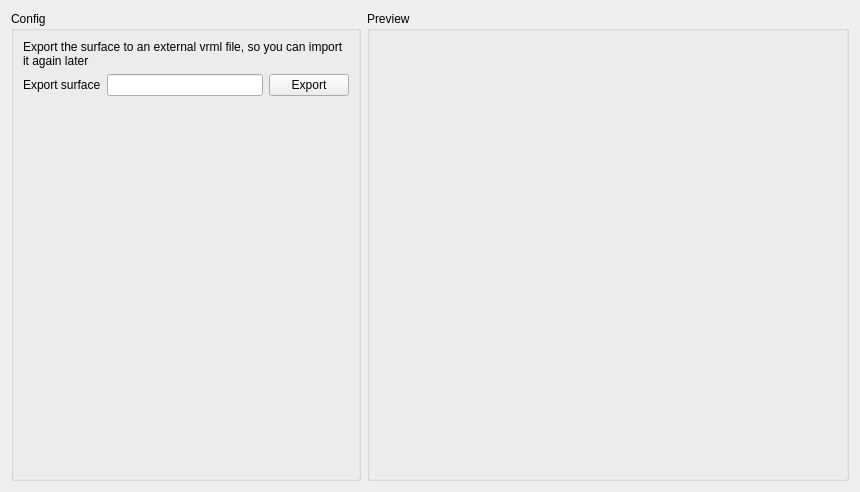
<?xml version="1.0" encoding="UTF-8"?>
<ui version="4.0">
 <class>DrawSurfaceWindow</class>
 <widget class="QWidget" name="DrawSurfaceWindow">
  <property name="geometry">
   <rect>
    <x>0</x>
    <y>0</y>
    <width>860</width>
    <height>492</height>
   </rect>
  </property>
  <property name="windowTitle">
   <string>Form</string>
  </property>
  <layout class="QGridLayout" name="gridLayout">
   <item row="0" column="1">
    <widget class="QSplitter" name="splitter">
     <property name="orientation">
      <enum>Qt::Horizontal</enum>
     </property>
     <widget class="QGroupBox" name="groupBox_2">
      <property name="title">
       <string>Preview</string>
      </property>
      <layout class="QGridLayout" name="gridLayout_2">
       <item row="0" column="2">
        <layout class="QVBoxLayout" name="previewLayout"/>
       </item>
      </layout>
     </widget>
    </widget>
   </item>
   <item row="0" column="0">
    <widget class="QGroupBox" name="groupBox">
     <property name="maximumSize">
      <size>
       <width>350</width>
       <height>16777215</height>
      </size>
     </property>
     <property name="title">
      <string>Config</string>
     </property>
     <layout class="QGridLayout" name="gridLayout_4">
      <item row="0" column="0">
       <layout class="QGridLayout" name="gridLayout_3">
        <item row="1" column="1">
         <widget class="QLineEdit" name="exportFileEdit"/>
        </item>
        <item row="1" column="2">
         <widget class="QPushButton" name="exportButton">
          <property name="text">
           <string>Export</string>
          </property>
         </widget>
        </item>
        <item row="1" column="0">
         <widget class="QLabel" name="label">
          <property name="text">
           <string>Export surface</string>
          </property>
         </widget>
        </item>
        <item row="2" column="0">
         <spacer name="verticalSpacer">
          <property name="orientation">
           <enum>Qt::Vertical</enum>
          </property>
          <property name="sizeHint" stdset="0">
           <size>
            <width>20</width>
            <height>40</height>
           </size>
          </property>
         </spacer>
        </item>
        <item row="0" column="0" colspan="3">
         <widget class="QLabel" name="label_2">
          <property name="text">
           <string>Export the surface to an external vrml file, so you can import it again later</string>
          </property>
          <property name="wordWrap">
           <bool>true</bool>
          </property>
         </widget>
        </item>
       </layout>
      </item>
     </layout>
    </widget>
   </item>
  </layout>
 </widget>
 <resources/>
 <connections/>
</ui>
